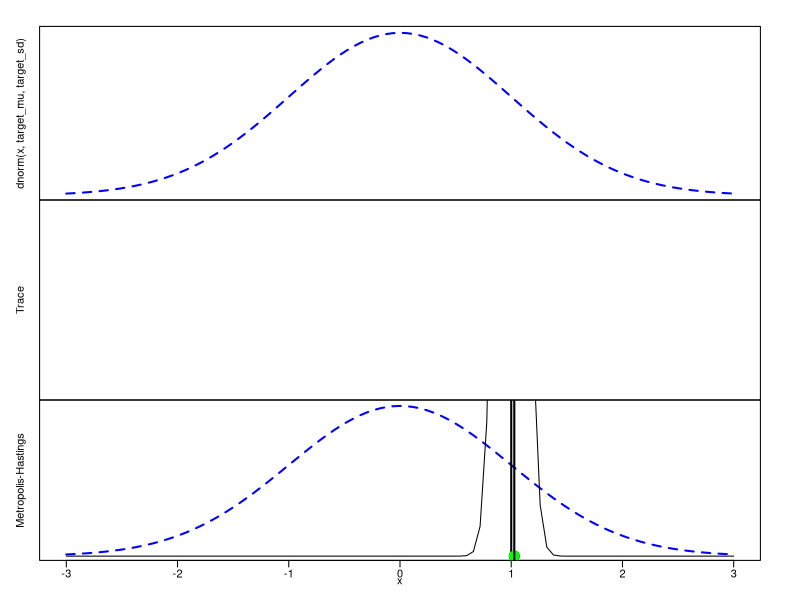
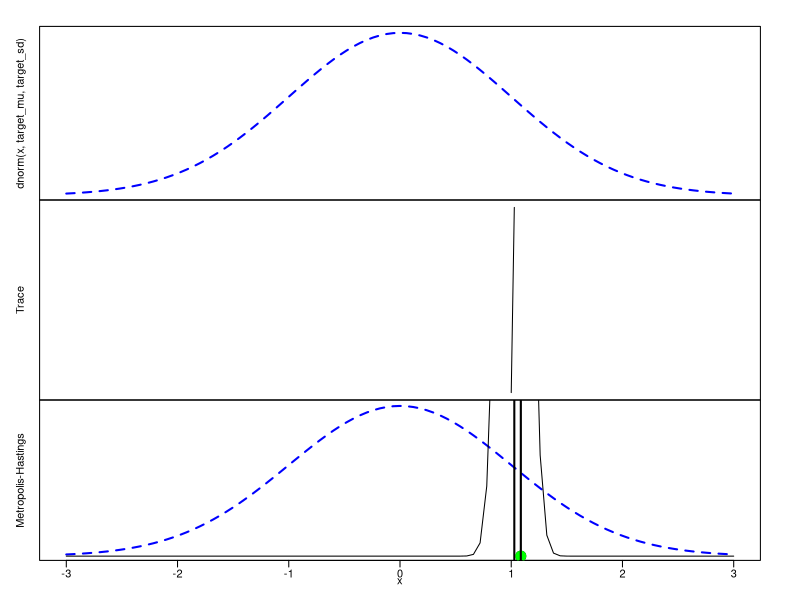
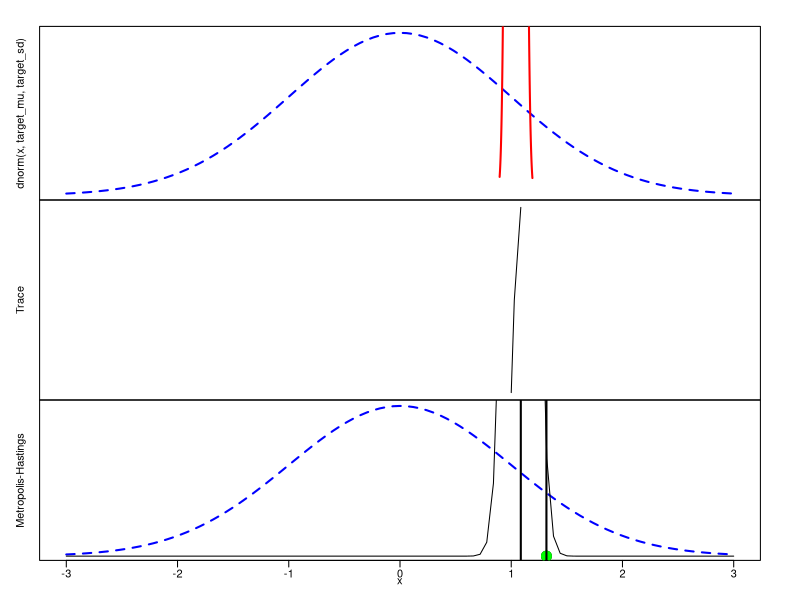
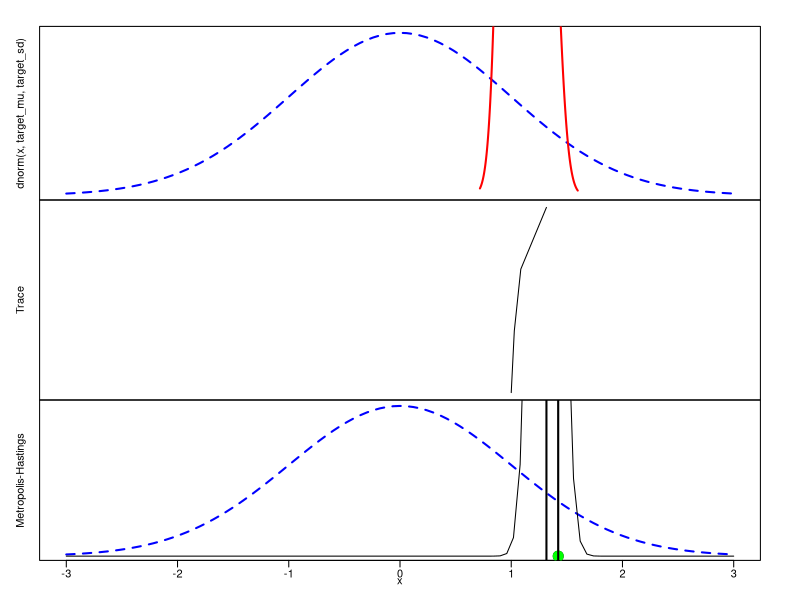
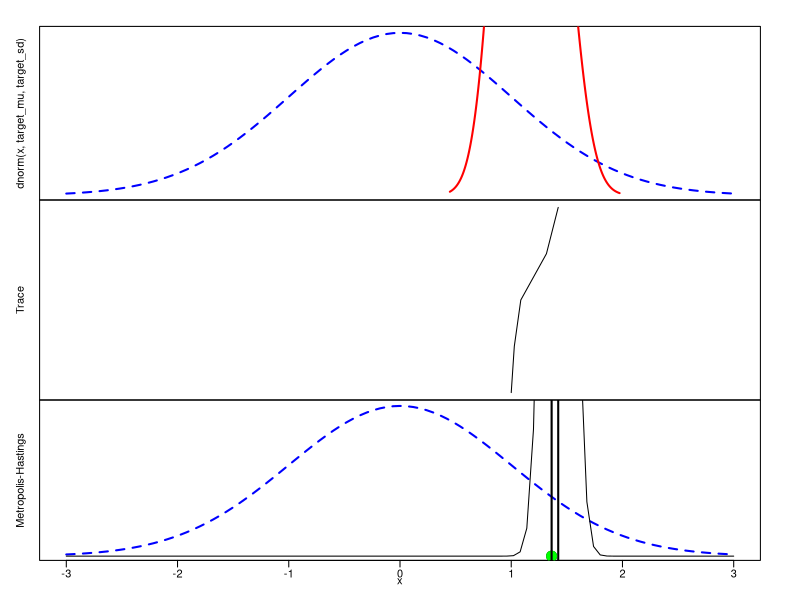
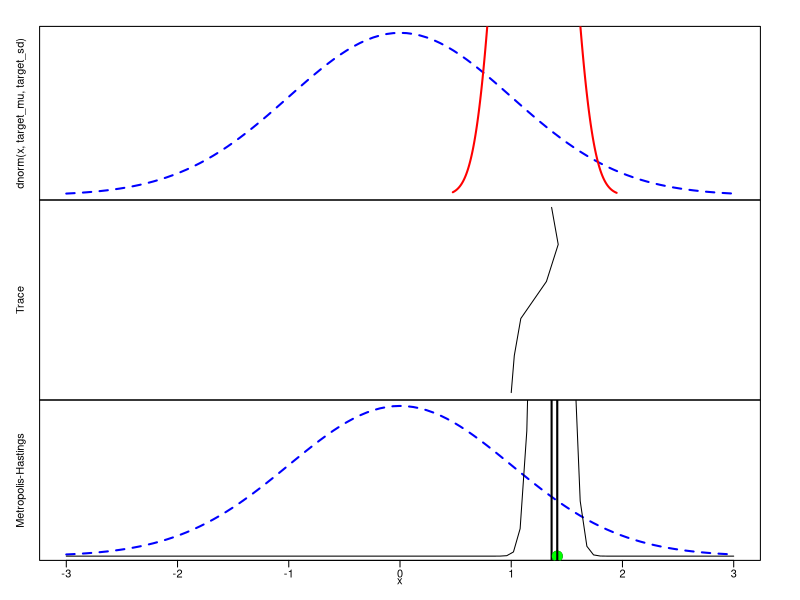
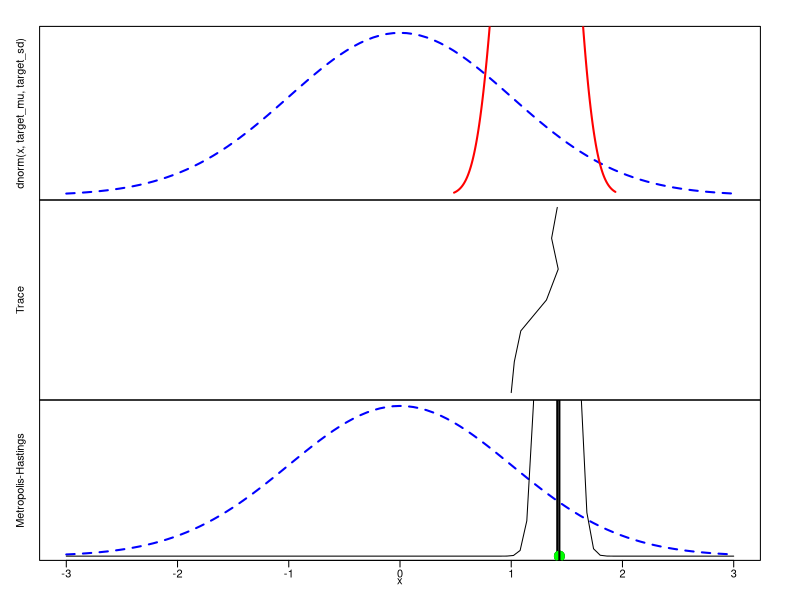
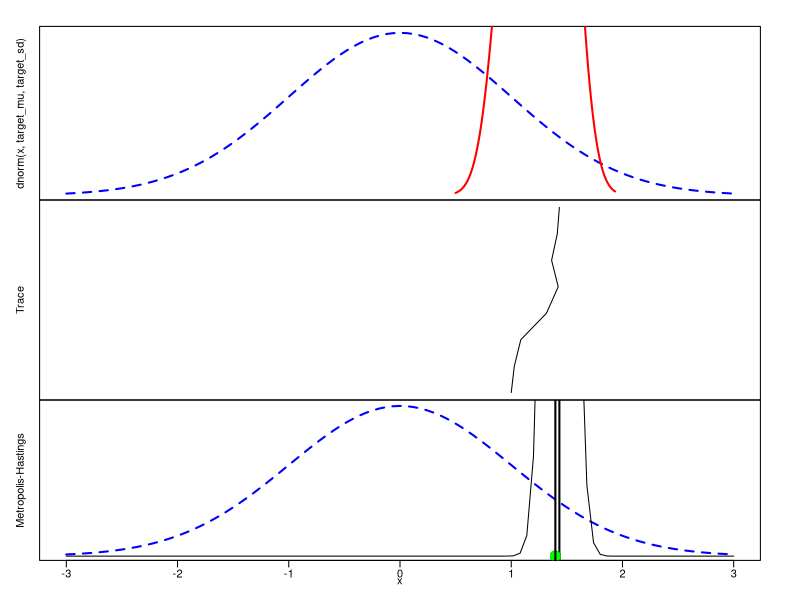

R code for these plots, in order: (Note: a time limit stopped this script after it produced the figures.)
################################################################
###     Metropolis-Hastings Visualization     		   #########
###      Created by Corey Chivers, 2012                #########
################################################################


mh_vis<-function(prop_sd=0.1,target_mu=0,
    target_sd=1,seed=1,iter=5000,plot_file='MH.pdf')
{
    plot_range=c(target_mu-3*target_sd,target_mu+3*target_sd)
    track <- NULL
    k_X = seed; ## set k_X to the seed position

    pdf(plot_file)
    par(mfrow=c(3,1),mgp = c(1, 0.5, 0))

    for(i in 1:iter)
    {
      track<-c(track,k_X)    ## The chain
      k_Y = rnorm(1,k_X,prop_sd) ## Candidate point

      ## -- plot kernal density estimation of the Chain
      par(mar=c(0,3,2,3),xaxt='n',yaxt='n')
      
      curve(dnorm(x,target_mu,target_sd),col='blue',lty=2,lwd=2,xlim=plot_range)
      if(i > 2)
      lines(density(track,adjust=1.5),col='red',lwd=2)

      ## -- plot the chain
      par(mar=c(0,3,0,3))
      plot(track,1:i,xlim=plot_range,main='',type='l',ylab='Trace')

      pi_Y = dnorm(k_Y,target_mu,target_sd,log=TRUE)
      pi_X = dnorm(k_X,target_mu,target_sd,log=TRUE)

      ## -- plot the target distribution and propsal distribution actions
      par(mar=c(3,3,0,3),xaxt='s')
      curve(dnorm(x,target_mu,target_sd),xlim=plot_range,col='blue',lty=2,ylab='Metropolis-Hastings',lwd=2)
      curve(dnorm(x,k_X,prop_sd),col='black',add=TRUE)
      abline(v=k_X,lwd=2)
      points(k_Y,0,pch=19,cex=2)
      abline(v=k_Y)

      a_X_Y = (pi_Y)-(pi_X)
      a_X_Y = a_X_Y

      if (a_X_Y > 0)
        a_X_Y = 0

      ## Accept move with a probability a_X_Y
      if (log(runif(1))<=a_X_Y)  
      {
        k_X = k_Y;
        points(k_Y,0,pch=19,col='green',cex=2)
        abline( v=k_X,col='black',lwd=2)
      }
        
      ## Adapt the poposal
      if(i>100)
        prop_sd=sd(track[floor(i/2):i])

      if(i%%100==0)
          print(paste(i,'of',iter))
    }

    dev.off()
}


mh_vis()
